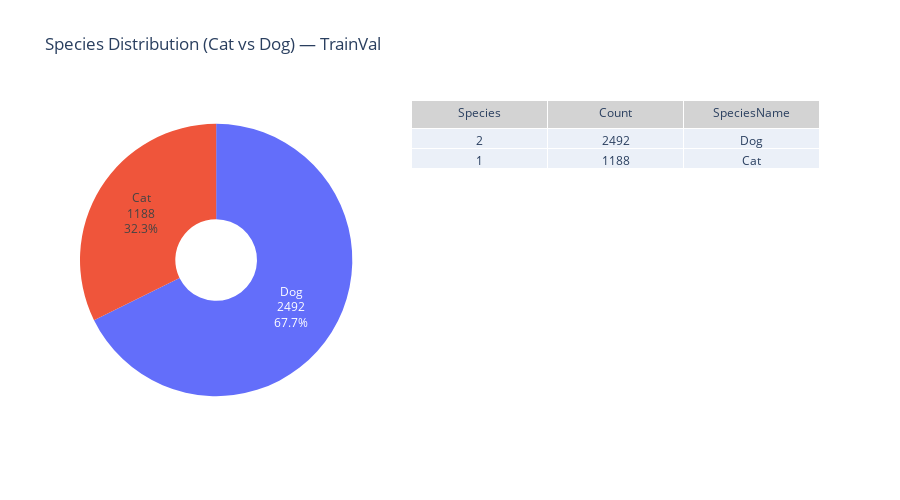
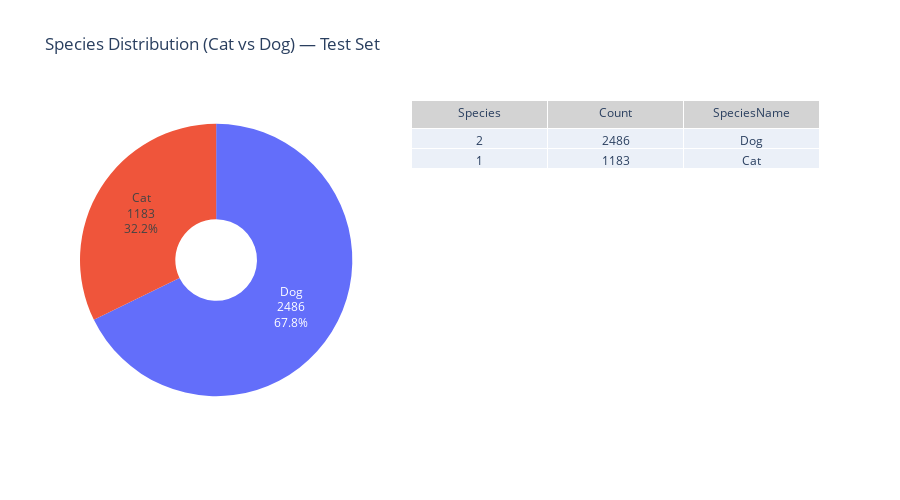

Write notebook code for charts like these, in order.
### Code cell
# ----------------------------------
# Species EDA (TrainVal / Test 집계)
# ----------------------------------
species_counts_train = df_trainval["Species"].value_counts().reset_index()
species_counts_train.columns = ["Species", "Count"]

species_counts_test = df_test["Species"].value_counts().reset_index()
species_counts_test.columns = ["Species", "Count"]

# Species 매핑 (1=Cat, 2=Dog)
species_map = {1: "Cat", 2: "Dog"}
species_counts_train["SpeciesName"] = species_counts_train["Species"].map(species_map)
species_counts_test["SpeciesName"] = species_counts_test["Species"].map(species_map)

# 데이터셋 복사
df_species_tv = species_counts_train.copy()
df_species_test = species_counts_test.copy()

# ----------------------------------
# Plotly Subplots: 왼쪽 Pie, 오른쪽 Table (둘 다 TrainVal 기준)
# ----------------------------------
fig = make_subplots(
    rows=1,
    cols=2,
    specs=[[{"type": "domain"}, {"type": "table"}]],  # domain = pie/donut
    column_widths=[0.4, 0.6],
    horizontal_spacing=0.08,
)

# 왼쪽: Train/Val 기준 Pie Chart
fig.add_trace(
    go.Pie(
        labels=df_species_tv["SpeciesName"],
        values=df_species_tv["Count"],
        hole=0.3,
        textinfo="label+value+percent",  # 라벨 + 개수 + 비율
        hovertemplate="Species: %{label}<br>Count: %{value}<br>Ratio: %{percent}<extra></extra>",
        name="Train/Val",
    ),
    row=1,
    col=1,
)

# 오른쪽: TrainVal 테이블 (Species, Count, SpeciesName)
fig.add_trace(
    go.Table(
        header=dict(
            values=list(df_species_tv.columns),
            fill_color="lightgrey",
            align="center",
            font=dict(size=12),
        ),
        cells=dict(
            values=[df_species_tv[col] for col in df_species_tv.columns],
            align="center",
        ),
    ),
    row=1,
    col=2,
)

fig.update_layout(
    title_text="Species Distribution (Cat vs Dog) — TrainVal",
    height=500,
    showlegend=False,
)

fig.show()

# ----------------------------------
# Plotly Subplots: 왼쪽 Pie, 오른쪽 Table (Test 기준)
# ----------------------------------
fig = make_subplots(
    rows=1,
    cols=2,
    specs=[[{"type": "domain"}, {"type": "table"}]],
    column_widths=[0.4, 0.6],
    horizontal_spacing=0.08,
)

# 왼쪽: Test 기준 Pie Chart
fig.add_trace(
    go.Pie(
        labels=df_species_test["SpeciesName"],
        values=df_species_test["Count"],
        hole=0.3,
        textinfo="label+value+percent",
        hovertemplate="Species: %{label}<br>Count: %{value}<br>Ratio: %{percent}<extra></extra>",
        name="Test",
    ),
    row=1, col=1
)

# 오른쪽: Test 테이블
fig.add_trace(
    go.Table(
        header=dict(
            values=list(df_species_test.columns),
            fill_color="lightgrey",
            align="center",
            font=dict(size=12),
        ),
        cells=dict(
            values=[df_species_test[col] for col in df_species_test.columns],
            align="center",
        ),
    ),
    row=1, col=2
)

fig.update_layout(
    title_text="Species Distribution (Cat vs Dog) — Test Set",
    height=500,
    showlegend=False,
)

fig.show()

### Figure 1 — Plotly figure (JSON) as saved in the notebook; plotly's stock layout.template omitted (floating-point values rounded to 4 significant figures)
{"data": [{"domain": {"x": [0, 0.368], "y": [0, 1]}, "hole": 0.3, "hovertemplate": "Species: %{label}<br>Count: %{value}<br>Ratio: %{percent}<extra></extra>", "labels": ["Dog", "Cat"], "name": "Train/Val", "textinfo": "label+value+percent", "type": "pie", "values": [2492, 1188]}, {"cells": {"align": "center", "values": [[2, 1], [2492, 1188], ["Dog", "Cat"]]}, "domain": {"x": [0.448, 1], "y": [0, 1]}, "header": {"align": "center", "fill": {"color": "lightgrey"}, "font": {"size": 12}, "values": ["Species", "Count", "SpeciesName"]}, "type": "table"}], "layout": {"height": 500, "showlegend": false, "title": {"text": "Species Distribution (Cat vs Dog) — TrainVal"}}}

### Figure 2 — Plotly figure (JSON) as saved in the notebook; plotly's stock layout.template omitted (floating-point values rounded to 4 significant figures)
{"data": [{"domain": {"x": [0, 0.368], "y": [0, 1]}, "hole": 0.3, "hovertemplate": "Species: %{label}<br>Count: %{value}<br>Ratio: %{percent}<extra></extra>", "labels": ["Dog", "Cat"], "name": "Test", "textinfo": "label+value+percent", "type": "pie", "values": [2486, 1183]}, {"cells": {"align": "center", "values": [[2, 1], [2486, 1183], ["Dog", "Cat"]]}, "domain": {"x": [0.448, 1], "y": [0, 1]}, "header": {"align": "center", "fill": {"color": "lightgrey"}, "font": {"size": 12}, "values": ["Species", "Count", "SpeciesName"]}, "type": "table"}], "layout": {"height": 500, "showlegend": false, "title": {"text": "Species Distribution (Cat vs Dog) — Test Set"}}}
